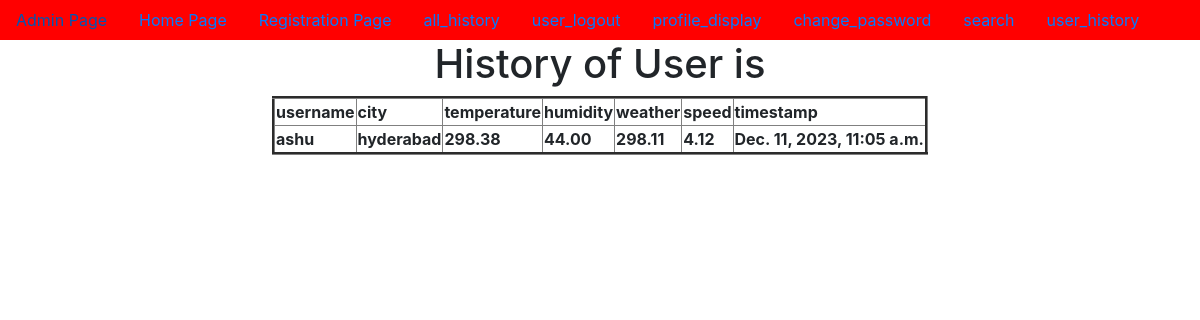
Screenshot of /user_history/ (signed in) with the database file from the repository.
### app/models.py (models this page shows, shortened)
class WeatherData(models.Model):
    username=models.ForeignKey(User,on_delete=models.CASCADE,default=0)
    city = models.CharField(max_length=100)
    temperature = models.DecimalField(max_digits=5, decimal_places=2)
    humidity = models.DecimalField(max_digits=5, decimal_places=2)
    weather=models.CharField(max_length=10,default=0)
    speed=models.CharField(max_length=10,default=0)
    timestamp = models.DateTimeField(auto_now_add=True)

### app/views.py (the view)
# urls.py: path('user_history/',user_history,name='user_history'),
@login_required
def user_history(request):
    username=request.session['username']
    UO=User.objects.get(username=username)
    LWO=WeatherData.objects.filter(username=UO)
    d={'LWO':LWO}
    return render(request,'user_history.html',d)

### templates/user_history.html (shortened to what this page needs)
{% extends 'dummy.html' %}
{% block body_block %}
<h1>History of User is </h1>
    <table border="3px">
        <tr><th>username</th>
            <th>city</th>
            <th>temperature</th>
            <th>humidity</th>
            <th>weather</th>
            <th>speed</th>
            <th>timestamp</th>
        </tr>
{% for obj in LWO %}
        <tr><th>{{obj.username}}</th>
            <th>{{obj.city}}</th>
            <th>{{obj.temperature}}</th>
            <th>{{obj.humidity}}</th>
            <th>{{obj.weather}}</th>
            <th>{{obj.speed}}</th>
            <th>{{obj.timestamp}}</th>
        </tr>
{% endfor %}
    </table>
{% endblock %}

### rows the page displays
WeatherData: username "ashu", city "hyderabad", temperature "298.38", humidity "44.00", weather "298.11", speed "4.12", timestamp "Dec. 11, 2023, 11:05 a.m."
